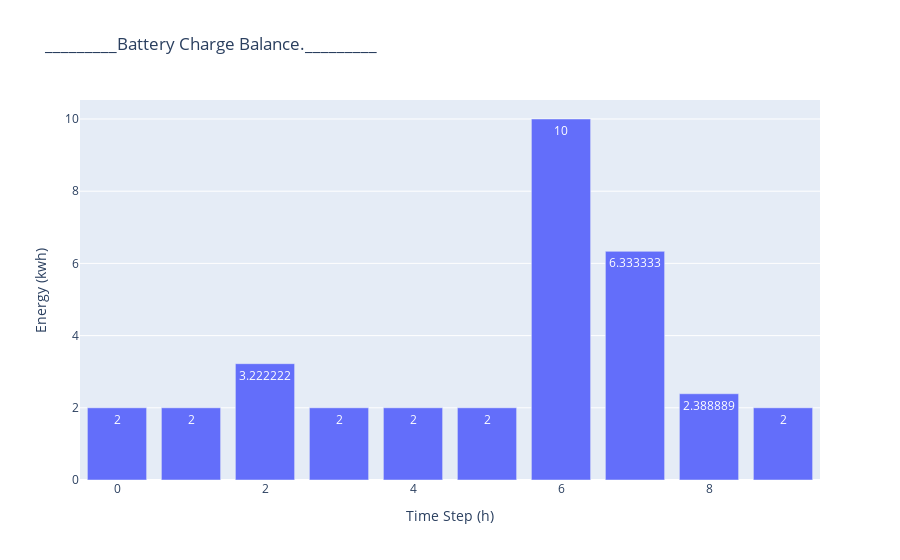

Here is the notebook cell this chart was saved with:
### Markdown cell above
### Battery charge balance.

### Code cell
Q_bss_dframe = {
             'Battery charge balance.': Q_bss_list,
             'Scale' : Q_bss_list}

Q_bss_df = pd.DataFrame(Q_bss_dframe)


fig = px.bar(Q_bss_df, x = V_steps,
             y = Q_bss_list,
             title = '_________Battery Charge Balance._________',
             labels = dict(x = "Time Step (h)", y = "Energy (kwh)"), text_auto = True)
#Image(fig.to_image(format='png', width=1500, height=350, scale=3), embed=True)
fig.show()

### Figure 1 — Plotly figure (JSON) as saved in the notebook; plotly's stock layout.template omitted (floating-point values rounded to 4 significant figures)
{"data": [{"alignmentgroup": "True", "hovertemplate": "Time Step (h)=%{x}<br>Energy (kwh)=%{y}<extra></extra>", "legendgroup": "", "marker": {"color": "#636efa", "pattern": {"shape": ""}}, "name": "", "offsetgroup": "", "orientation": "v", "showlegend": false, "textposition": "auto", "texttemplate": "%{y}", "type": "bar", "x": [0, 1, 2, 3, 4, 5, 6, 7, 8, 9], "xaxis": "x", "y": [2, 2, 3.222, 2, 2, 2, 10, 6.333, 2.389, 2], "yaxis": "y"}], "layout": {"barmode": "relative", "legend": {"tracegroupgap": 0}, "title": {"text": "_________Battery Charge Balance._________"}, "xaxis": {"anchor": "y", "domain": [0, 1], "title": {"text": "Time Step (h)"}}, "yaxis": {"anchor": "x", "domain": [0, 1], "title": {"text": "Energy (kwh)"}}}}
